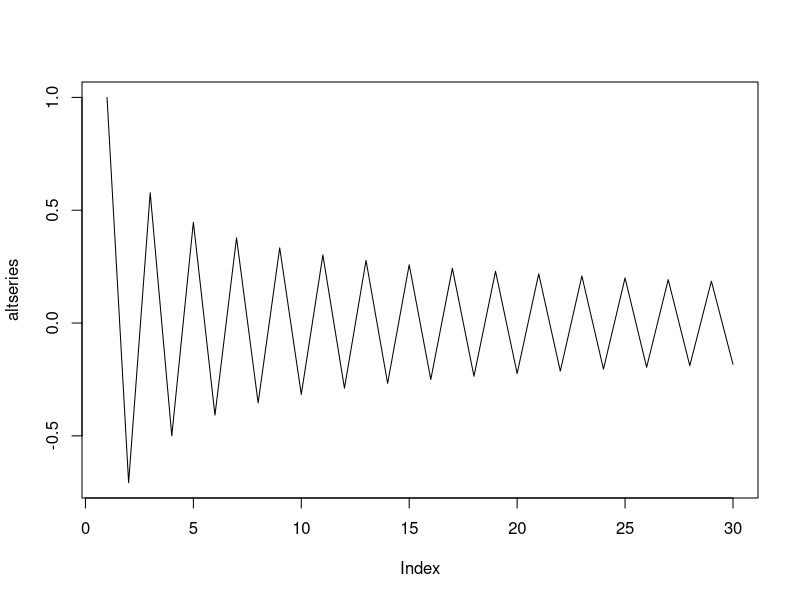
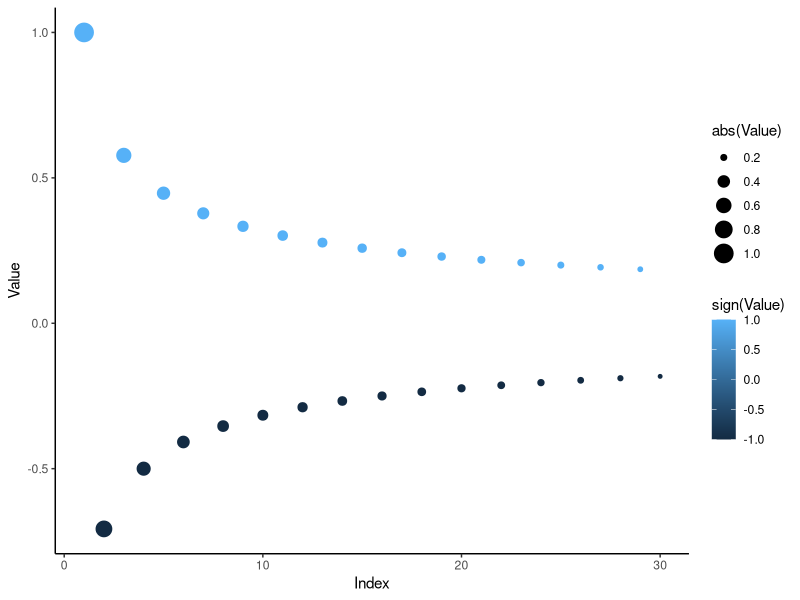
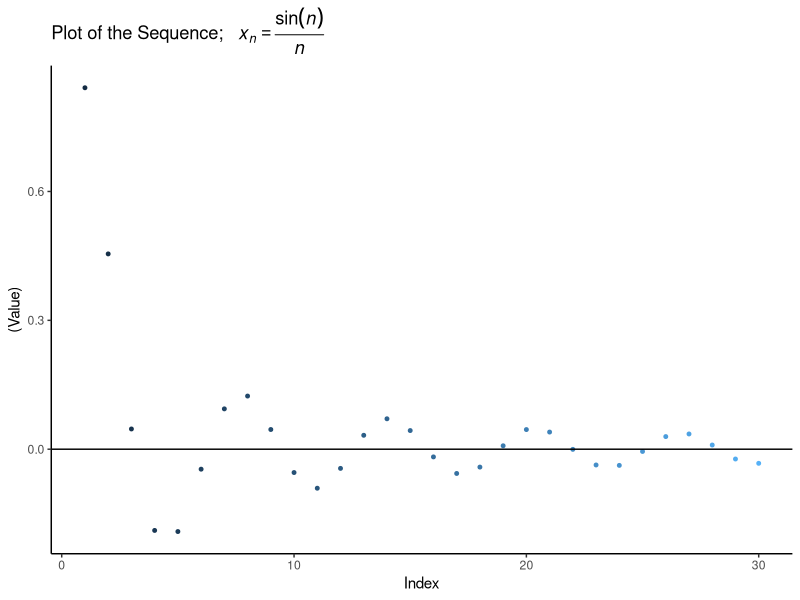
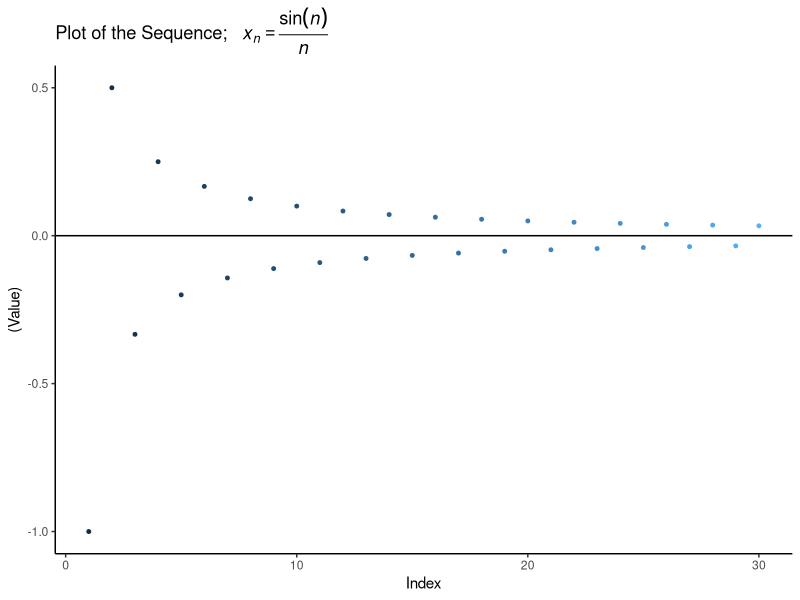

These charts were generated, in order, by the following R code:
n <- 1:30
altseries <- ((-1)^(n+1) * 1 / sqrt(n))


plot(altseries, type = "l")
library("ggplot2")

altsDF <- data.frame("Index" = n, "Value" = altseries)

ggplot(altsDF, aes(x = Index, y = Value, size = abs(Value), col = sign(Value) )) +
  geom_point() +
  theme_classic()

n <- 1:30
nonaltseries <- sin(n)/(n)
nonaltsDF <- data.frame("Index" = n, "Value" = nonaltseries)

ggplot(nonaltsDF, aes(x = Index, y = (Value), col = n )) +
  geom_point(size = 1) +
  theme_classic() +
  labs(title  = bquote("Plot of the Sequence;  " ~
                         italic(x)[italic(n)] == frac(sin(italic(n)), italic(n)))) +
  guides(size = FALSE, col = FALSE) +
  geom_hline(yintercept=0)




n <- 1:30
nonaltseries <- (-1)^(n)/n
nonaltsDF <- data.frame("Index" = n, "Value" = nonaltseries)

ggplot(nonaltsDF, aes(x = Index, y = (Value), size = 3, col = n )) +
  geom_point(size = 1) +
  theme_classic() +
  labs(title  = bquote("Plot of the Sequence;  " ~
                         italic(x)[italic(n)] == frac(sin(italic(n)), italic(n)))) +
  guides(size = FALSE, col = FALSE) +
  geom_hline(yintercept=0)

